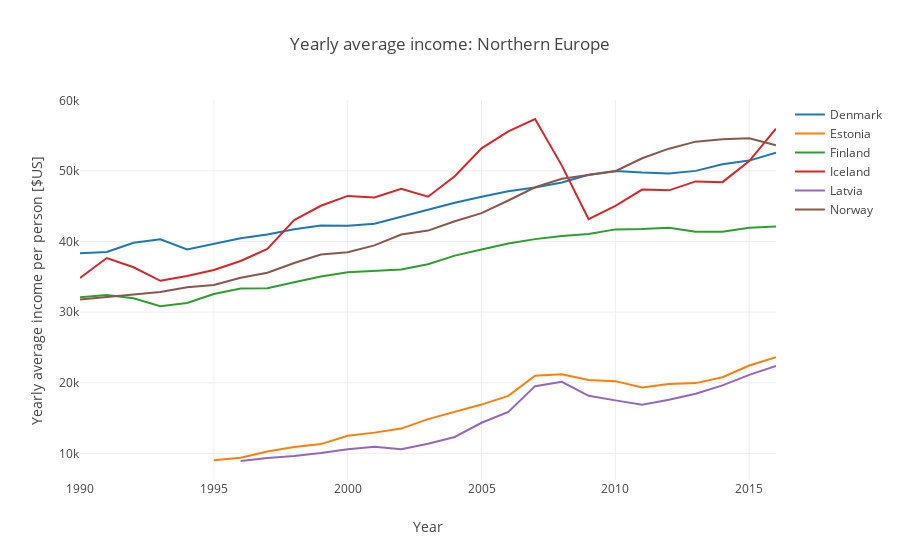

Notebook code for this chart:
### Code cell
# Create traces
trace0 = go.Scatter(
    x = neuwages.index,
    y = neuwages['DNK'],
    mode = 'lines',
    name = 'Denmark'
)
trace1 = go.Scatter(
    x = neuwages.index,
    y = neuwages['EST'],
    mode = 'lines',
    name = 'Estonia'
)
trace2 = go.Scatter(
    x = neuwages.index,
    y = neuwages['FIN'],
    mode = 'lines',
    name = 'Finland'
)

trace3 = go.Scatter(
    x = neuwages.index,
    y = neuwages['ISL'],
    mode = 'lines',
    name = 'Iceland'
)
trace4 = go.Scatter(
    x = neuwages.index,
    y = neuwages['LVA'],
    mode = 'lines',
    name = 'Latvia'
)
trace5 = go.Scatter(
    x = neuwages.index,
    y = neuwages['NOR'],
    mode = 'lines',
    name = 'Norway'
)

trace6 = go.Scatter(
    x = neuwages.index,
    y = neuwages['SWE'],
    mode = 'lines',
    name = 'Sweden'
)
data = [trace0, trace1, trace2, trace3, trace4, trace5]

layout = go.Layout(title='Yearly average income: Northern Europe', 
                  xaxis = dict(title='Year'), 
                  yaxis = dict(title='Yearly average income per person [$US]')
                  )

fig = go.Figure(data=data, layout=layout)

iplot(fig)

### Figure 1 — Plotly figure (JSON) as saved in the notebook; plotly's stock layout.template omitted (floating-point values rounded to 4 significant figures)
{"data": [{"mode": "lines", "name": "Denmark", "type": "scatter", "x": [1990, 1991, 1992, 1993, 1994, 1995, 1996, 1997, 1998, 1999, 2000, 2001, 2002, 2003, 2004, 2005, 2006, 2007, 2008, 2009, 2010, 2011, 2012, 2013, 2014, 2015, 2016], "y": [38332, 38531, 39827, 40321, 38894, 39666, 40471, 41003, 41735, 42283, 42255, 42525, 43528, 44541, 45508, 46351, 47133, 47650, 48352, 49457, 49980, 49766, 49649, 50009, 50951, 51463, 52580]}, {"mode": "lines", "name": "Estonia", "type": "scatter", "x": [1990, 1991, 1992, 1993, 1994, 1995, 1996, 1997, 1998, 1999, 2000, 2001, 2002, 2003, 2004, 2005, 2006, 2007, 2008, 2009, 2010, 2011, 2012, 2013, 2014, 2015, 2016], "y": [null, null, null, null, null, 9038, 9394, 10278, 10896, 11313, 12483, 12938, 13510, 14855, 15849, 16909, 18142, 20985, 21200, 20408, 20231, 19317, 19822, 19951, 20789, 22438, 23621]}, {"mode": "lines", "name": "Finland", "type": "scatter", "x": [1990, 1991, 1992, 1993, 1994, 1995, 1996, 1997, 1998, 1999, 2000, 2001, 2002, 2003, 2004, 2005, 2006, 2007, 2008, 2009, 2010, 2011, 2012, 2013, 2014, 2015, 2016], "y": [32114, 32444, 31966, 30839, 31287, 32564, 33343, 33374, 34237, 35046, 35651, 35847, 36055, 36793, 38011, 38886, 39734, 40344, 40769, 41068, 41723, 41792, 41950, 41376, 41376, 41952, 42127]}, {"mode": "lines", "name": "Iceland", "type": "scatter", "x": [1990, 1991, 1992, 1993, 1994, 1995, 1996, 1997, 1998, 1999, 2000, 2001, 2002, 2003, 2004, 2005, 2006, 2007, 2008, 2009, 2010, 2011, 2012, 2013, 2014, 2015, 2016], "y": [34834, 37660, 36360, 34444, 35135, 35975, 37250, 38956, 43034, 45066, 46466, 46254, 47480, 46347, 49248, 53194, 55615, 57356, 50753, 43166, 45052, 47363, 47252, 48517, 48415, 51405, 55984]}, {"mode": "lines", "name": "Latvia", "type": "scatter", "x": [1990, 1991, 1992, 1993, 1994, 1995, 1996, 1997, 1998, 1999, 2000, 2001, 2002, 2003, 2004, 2005, 2006, 2007, 2008, 2009, 2010, 2011, 2012, 2013, 2014, 2015, 2016], "y": [null, null, null, null, null, null, 8920, 9335, 9629, 10039, 10578, 10926, 10575, 11376, 12327, 14336, 15866, 19521, 20129, 18158, 17505, 16878, 17596, 18439, 19629, 21113, 22389]}, {"mode": "lines", "name": "Norway", "type": "scatter", "x": [1990, 1991, 1992, 1993, 1994, 1995, 1996, 1997, 1998, 1999, 2000, 2001, 2002, 2003, 2004, 2005, 2006, 2007, 2008, 2009, 2010, 2011, 2012, 2013, 2014, 2015, 2016], "y": [31786, 32138, 32549, 32859, 33529, 33842, 34878, 35594, 36958, 38156, 38497, 39454, 40987, 41549, 42869, 44020, 45816, 47688, 48886, 49409, 49968, 51799, 53153, 54150, 54476, 54629, 53643]}], "layout": {"title": "Yearly average income: Northern Europe", "xaxis": {"title": "Year"}, "yaxis": {"title": "Yearly average income per person [$US]"}}}
